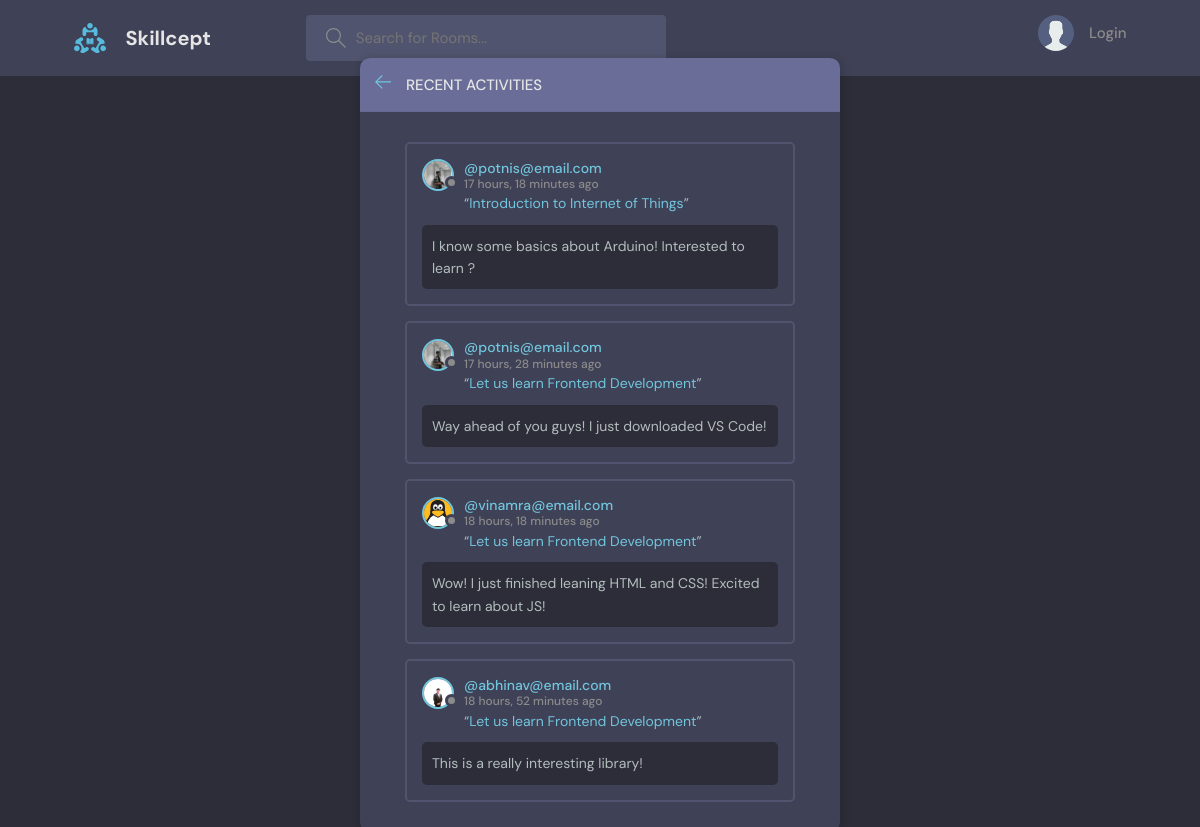
The page /activity/ on the database as committed earlier.
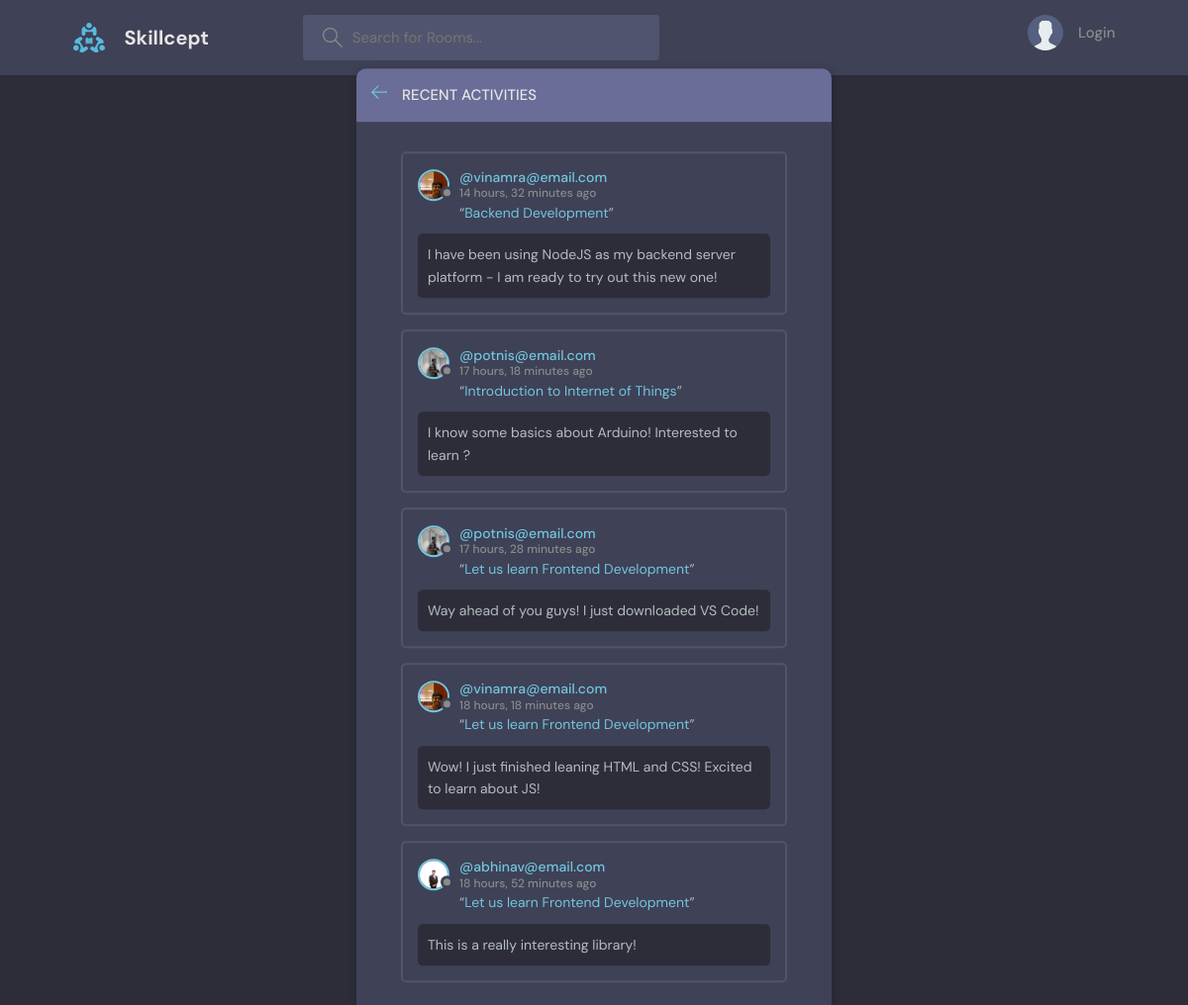
The same page on the database as committed later.
### base/models.py (models this page shows, shortened)
class Message(models.Model):
    user = models.ForeignKey(User, on_delete=models.CASCADE)
    room = models.ForeignKey(Room, on_delete=models.CASCADE)
    body = models.TextField()
    updated = models.DateTimeField(auto_now=True)
    created = models.DateTimeField(auto_now_add=True)
    class Meta:
        ordering = ['-updated', '-created']

class User(AbstractUser):
    name = models.CharField(max_length=200, null=True, unique=True)
    email = models.EmailField(null=True, unique=True)
    bio = models.TextField(null=True)
    avatar = models.ImageField(null=True, default='nophoto.svg')
    USERNAME_FIELD = 'email'
    REQUIRED_FIELDS =  []

class Room(models.Model):
    host = models.ForeignKey(User, null=True, on_delete=models.SET_NULL)
    topic = models.ForeignKey(Topic, null=True, on_delete=models.SET_NULL)
    name = models.CharField(max_length=200)
    description = models.TextField(null=True, blank=True)
    participants = models.ManyToManyField(User, related_name='participants', blank=True)
    updated = models.DateTimeField(auto_now=True)
    created = models.DateTimeField(auto_now_add=True)
    class Meta:
        ordering = ['-updated', '-created']
    def __str__(self):
        return self.name

### base/views.py (the view)
# urls.py: path('activity/', views.activityPage, name='activity'),
def activityPage(request):
    room_messages = Message.objects.all()
    context = {'room_messages': room_messages}
    return render(request, 'base/activity.html', context)

### base/templates/base/activity.html (shortened to what this page needs)
{% extends 'main.html' %} {% block content %}
<main class="layout">
  <div class="container">
    <div class="layout__box">
      <div class="layout__boxHeader">
        <div class="layout__boxTitle">
          <a href="{% url 'home' %}">
            <svg
              version="1.1"
              xmlns="http://www.w3.org/2000/svg"
              width="32"
              height="32"
              viewBox="0 0 32 32"
            >
              <title>arrow-left</title>
              <path
                d="M13.723 2.286l-13.723 13.714 13.719 13.714 1.616-1.611-10.96-10.96h27.625v-2.286h-27.625l10.965-10.965-1.616-1.607z"
              ></path>
            </svg>
          </a>
          <h3>Recent Activities</h3>
        </div>
      </div>
      <div class="activities-page layout__body">
        {% for message in room_messages %}
        <div class="activities__box">
          <div class="activities__boxHeader roomListRoom__header">
            <a
              href="{% url 'user-profile' message.user.id %}"
              class="roomListRoom__author"
            >
              <div class="avatar avatar--small">
                <img src="{{message.user.avatar.url}}" />
              </div>
              <p>
                @{{message.user}}
                <span>{{message.created|timesince}} ago</span>
              </p>
            </a>
          </div>
          <div class="activities__boxContent">
            <p>
              “<a href="{% url 'room' message.room.id %}">{{message.room}}</a>”
            </p>
            <div class="activities__boxRoomContent">{{message.body}}</div>
          </div>
        </div>
        {% endfor %}
      </div>
    </div>
  </div>
</main>
{% endblock %}

Rows that differ between the two databases and show on the page:
added Message: user.avatar (picture), user "vinamra@email.com", created "14 hours, 32 minutes", room "Backend Development", body "I have been using NodeJS as my backend server platform - I am ready to try out this new one!"
changed through a linked row, Message "Wow! I just finished leaning HTML and CSS! Excited to learn about JS!": user.avatar: picture added in place of a placeholder
